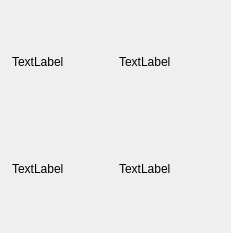
<?xml version="1.0" encoding="UTF-8"?>
<ui version="4.0">
 <class>Aux_Viewer</class>
 <widget class="QWidget" name="Aux_Viewer">
  <property name="geometry">
   <rect>
    <x>0</x>
    <y>0</y>
    <width>231</width>
    <height>233</height>
   </rect>
  </property>
  <property name="windowTitle">
   <string>Aux Viewer</string>
  </property>
  <layout class="QVBoxLayout" name="verticalLayout">
   <item>
    <layout class="QHBoxLayout" name="horizontalLayout">
     <item>
      <widget class="QLabel" name="Aux_0_Color">
       <property name="minimumSize">
        <size>
         <width>100</width>
         <height>100</height>
        </size>
       </property>
       <property name="maximumSize">
        <size>
         <width>100</width>
         <height>100</height>
        </size>
       </property>
       <property name="text">
        <string>TextLabel</string>
       </property>
      </widget>
     </item>
     <item>
      <widget class="QLabel" name="Aux_0_In_Range">
       <property name="minimumSize">
        <size>
         <width>100</width>
         <height>100</height>
        </size>
       </property>
       <property name="maximumSize">
        <size>
         <width>100</width>
         <height>100</height>
        </size>
       </property>
       <property name="text">
        <string>TextLabel</string>
       </property>
      </widget>
     </item>
    </layout>
   </item>
   <item>
    <layout class="QHBoxLayout" name="horizontalLayout_2">
     <item>
      <widget class="QLabel" name="Aux_1_Color">
       <property name="minimumSize">
        <size>
         <width>100</width>
         <height>100</height>
        </size>
       </property>
       <property name="maximumSize">
        <size>
         <width>100</width>
         <height>100</height>
        </size>
       </property>
       <property name="text">
        <string>TextLabel</string>
       </property>
      </widget>
     </item>
     <item>
      <widget class="QLabel" name="Aux_1_In_Range">
       <property name="minimumSize">
        <size>
         <width>100</width>
         <height>100</height>
        </size>
       </property>
       <property name="maximumSize">
        <size>
         <width>100</width>
         <height>100</height>
        </size>
       </property>
       <property name="text">
        <string>TextLabel</string>
       </property>
      </widget>
     </item>
    </layout>
   </item>
  </layout>
 </widget>
 <resources/>
 <connections/>
</ui>
